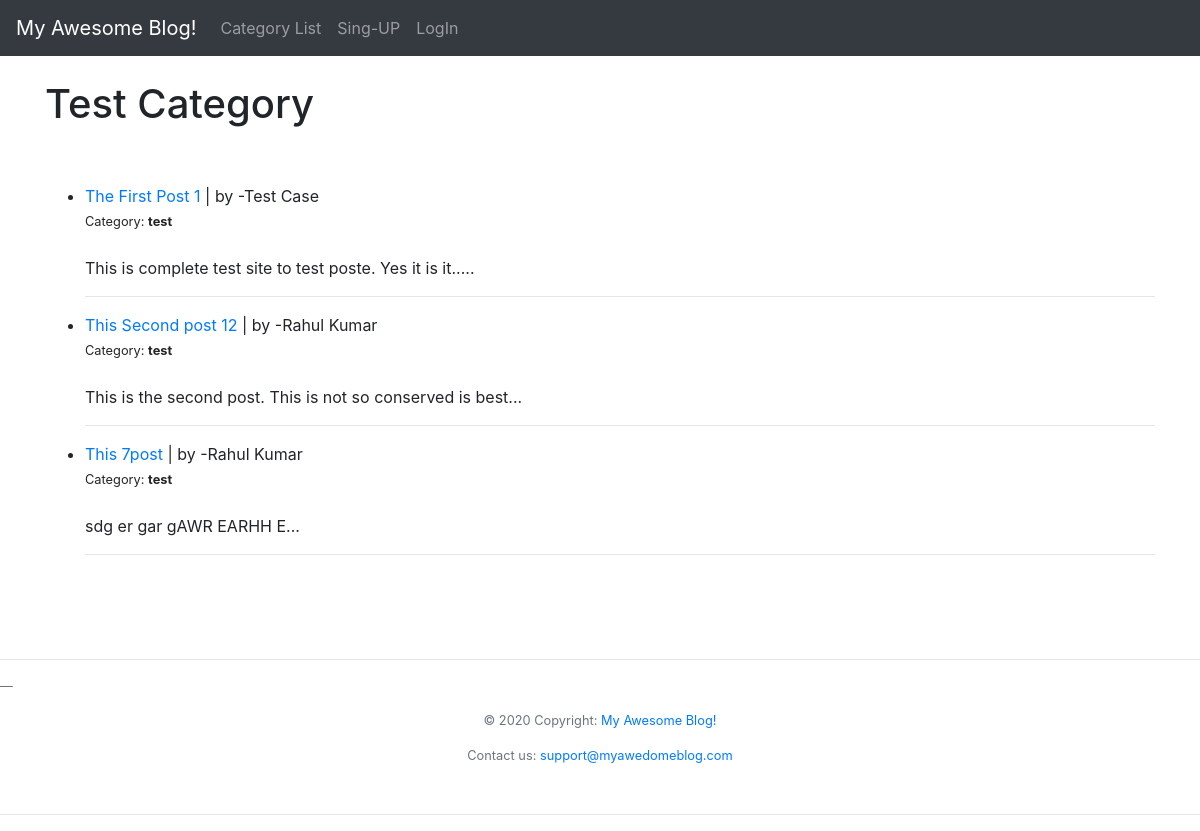
/category/test/, run on the app's committed database.
### theblog/models.py (models this page shows, shortened)
class Post(models.Model):
    title = models.CharField(max_length=255)
    title_tag = models.CharField(max_length=255)
    author = models.ForeignKey(User, on_delete=models.CASCADE)
    body = models.TextField(max_length=10000)
    post_date = models.DateField(auto_now_add=True)
    post_time = models.TimeField(auto_now_add=True)
    update_time = models.DateTimeField(auto_now=True)
    category = models.CharField(max_length=255, default='other')
    likes = models.ManyToManyField(User, related_name='blog_post')

### theblog/views.py (the view)
def CategoryView(request, cats):
    category_post = Post.objects.filter(category=cats.replace('-', ' '))
    return render(request, 'categories.html', {'cats': cats.title().replace('-', ' '), 'category_post': category_post})

### theblog/templates/categories.html (shortened to what this page needs)
<!doctype html>
<html lang="en">
<head>
</head>
<body>
{% extends 'base.html' %}
{% block content%}
{% if category_post%}
<h1 style="text-transform: title;">{{cats}} Category</h1>
<br>
<br>
<ul>
    {% for post in category_post %}
    <li><a href="{% url 'article-detail' post.pk %}">{{ post.title}}</a> | by -{{ post.author.first_name}}
        {{post.author.last_name}}
        <br>
        <small>Category: <strong>{{ post.category }}</strong> </small>
        <br/>
        <br>
        {{post.body|slice:":100"|safe}}... <br>
        <hr>
    </li>
    {% endfor %}
</ul>
<br>
<br>
{%else%}
<h2>There is no post in title {{cats}}</h2>
<p>You can add a post at <a href="{% url 'add_post' %}">Add Post</a></p>
{% endif%}
{% endblock %}

### data on the page
Post: title "The First Post 1", author.first_name "Test", author.last_name "Case", category "test", body "This is complete test site to test poste. Yes it is it.."
Post: title "This Second post 12", author.first_name "Rahul", author.last_name "Kumar", category "test", body "This is the second post. This is not so conserved is best"
Post: title "This 7post", author.first_name "Rahul", author.last_name "Kumar", category "test", body "sdg er gar gAWR EARHH E"

### other printed values
{{ cats }} "Test"
